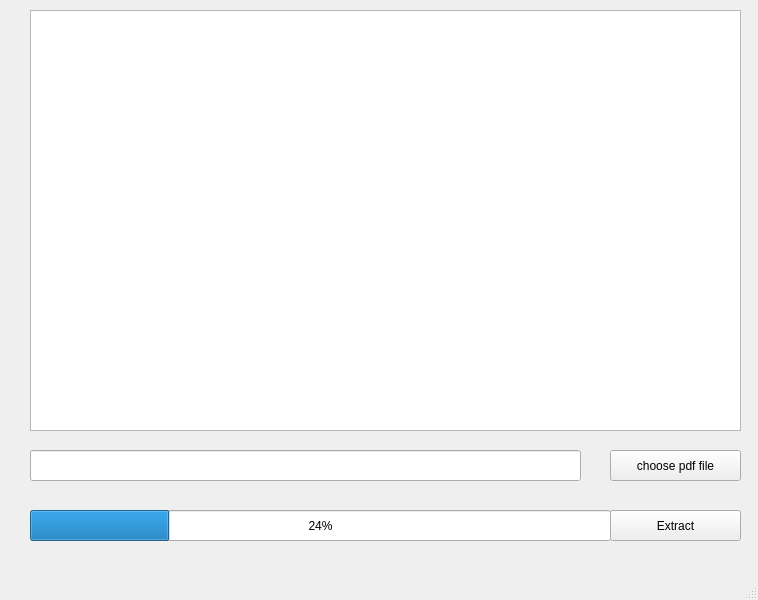
<?xml version="1.0" encoding="UTF-8"?>
<ui version="4.0">
 <class>MainWindow</class>
 <widget class="QMainWindow" name="MainWindow">
  <property name="geometry">
   <rect>
    <x>0</x>
    <y>0</y>
    <width>758</width>
    <height>600</height>
   </rect>
  </property>
  <property name="windowTitle">
   <string>MainWindow</string>
  </property>
  <widget class="QWidget" name="centralwidget">
   <widget class="QPushButton" name="pushButton">
    <property name="geometry">
     <rect>
      <x>610</x>
      <y>450</y>
      <width>131</width>
      <height>31</height>
     </rect>
    </property>
    <property name="text">
     <string>choose pdf file</string>
    </property>
   </widget>
   <widget class="QPushButton" name="pushButton_2">
    <property name="geometry">
     <rect>
      <x>610</x>
      <y>510</y>
      <width>131</width>
      <height>31</height>
     </rect>
    </property>
    <property name="text">
     <string>Extract</string>
    </property>
   </widget>
   <widget class="QLineEdit" name="lineEdit">
    <property name="geometry">
     <rect>
      <x>30</x>
      <y>450</y>
      <width>551</width>
      <height>31</height>
     </rect>
    </property>
   </widget>
   <widget class="QTableView" name="tableView">
    <property name="geometry">
     <rect>
      <x>30</x>
      <y>10</y>
      <width>711</width>
      <height>421</height>
     </rect>
    </property>
   </widget>
   <widget class="QProgressBar" name="progressBar">
    <property name="geometry">
     <rect>
      <x>30</x>
      <y>510</y>
      <width>581</width>
      <height>31</height>
     </rect>
    </property>
    <property name="value">
     <number>24</number>
    </property>
   </widget>
  </widget>
  <widget class="QMenuBar" name="menubar">
   <property name="geometry">
    <rect>
     <x>0</x>
     <y>0</y>
     <width>758</width>
     <height>21</height>
    </rect>
   </property>
  </widget>
  <widget class="QStatusBar" name="statusbar"/>
 </widget>
 <resources/>
 <connections/>
</ui>
